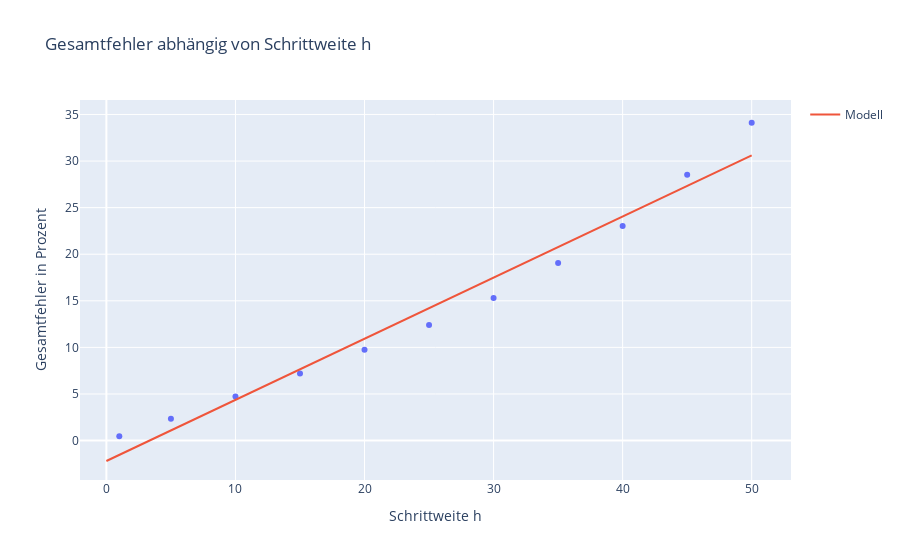

The code cell stored with this chart in its notebook:
### Code cell
import numpy as np
import plotly.express as px

# data
h = [1, 5, 10, 15, 20, 25, 30, 35, 40, 45, 50]
fehler = [0.0091, 0.0467, 0.0967, 0.1511, 0.2113, 0.2790, 0.3561, 0.4568, 0.5617, 0.6923, 0.8024]
endfehler_in_prozent = [0.47, 2.35, 4.74, 7.2, 9.74, 12.41, 15.3, 19.05, 23.03, 28.54, 34.11]

# regression
p = np.polyfit(h, endfehler, 1)
x_model = np.linspace(0, 50, 101)
y_model = np.polyval(p, x_model)

# plot
fig = px.scatter(x = h, y = endfehler,
  title='Gesamtfehler abhängig von Schrittweite h',
  labels={'x': 'Schrittweite h', 'y': 'Gesamtfehler in Prozent'})
fig.add_scatter(x = x_model, y = y_model, mode='lines', name='Modell')
fig.show()

### Figure 1 — Plotly figure (JSON) as saved in the notebook; plotly's stock layout.template omitted (floating-point values rounded to 4 significant figures)
{"data": [{"hovertemplate": "Schrittweite h=%{x}<br>Gesamtfehler in Prozent=%{y}<extra></extra>", "legendgroup": "", "marker": {"color": "#636efa", "symbol": "circle"}, "mode": "markers", "name": "", "orientation": "v", "showlegend": false, "type": "scatter", "x": [1, 5, 10, 15, 20, 25, 30, 35, 40, 45, 50], "xaxis": "x", "y": [0.47, 2.35, 4.74, 7.2, 9.74, 12.41, 15.3, 19.05, 23.03, 28.54, 34.11], "yaxis": "y"}, {"mode": "lines", "name": "Modell", "type": "scatter", "x": [0, 0.5, 1, 1.5, 2, 2.5, 3, 3.5, 4, 4.5, 5, 5.5, 6, 6.5, 7, 7.5, 8, 8.5, 9, 9.5, 10, 10.5, 11, 11.5, 12, 12.5, 13, 13.5, 14, 14.5, 15, 15.5, 16, 16.5, 17, 17.5, 18, 18.5, 19, 19.5, 20, 20.5, 21, 21.5, 22, 22.5, 23, 23.5, 24, 24.5, 25, 25.5, 26, 26.5, 27, 27.5, 28, 28.5, 29, 29.5, 30, 30.5, 31, 31.5, 32, 32.5, 33, 33.5, 34, 34.5, 35, 35.5, 36, 36.5, 37, 37.5, 38, 38.5, 39, 39.5, 40, 40.5, 41, 41.5, 42, 42.5, 43, 43.5, 44, 44.5, 45, 45.5, 46, 46.5, 47, 47.5, 48, 48.5, 49, 49.5, 50], "y": [-2.191, -1.863, -1.535, -1.207, -0.8791, -0.5512, -0.2232, 0.1048, 0.4328, 0.7607, 1.089, 1.417, 1.745, 2.073, 2.401, 2.729, 3.057, 3.385, 3.712, 4.04, 4.368, 4.696, 5.024, 5.352, 5.68, 6.008, 6.336, 6.664, 6.992, 7.32, 7.648, 7.976, 8.304, 8.632, 8.96, 9.288, 9.616, 9.944, 10.27, 10.6, 10.93, 11.26, 11.58, 11.91, 12.24, 12.57, 12.9, 13.22, 13.55, 13.88, 14.21, 14.54, 14.86, 15.19, 15.52, 15.85, 16.18, 16.5, 16.83, 17.16, 17.49, 17.82, 18.14, 18.47, 18.8, 19.13, 19.46, 19.78, 20.11, 20.44, 20.77, 21.1, 21.42, 21.75, 22.08, 22.41, 22.73, 23.06, 23.39, 23.72, 24.05, 24.37, 24.7, 25.03, 25.36, 25.69, 26.01, 26.34, 26.67, 27.0, 27.33, 27.65, 27.98, 28.31, 28.64, 28.97, 29.29, 29.62, 29.95, 30.28, 30.61]}], "layout": {"legend": {"tracegroupgap": 0}, "title": {"text": "Gesamtfehler abhängig von Schrittweite h"}, "xaxis": {"anchor": "y", "domain": [0, 1], "title": {"text": "Schrittweite h"}}, "yaxis": {"anchor": "x", "domain": [0, 1], "title": {"text": "Gesamtfehler in Prozent"}}}}
